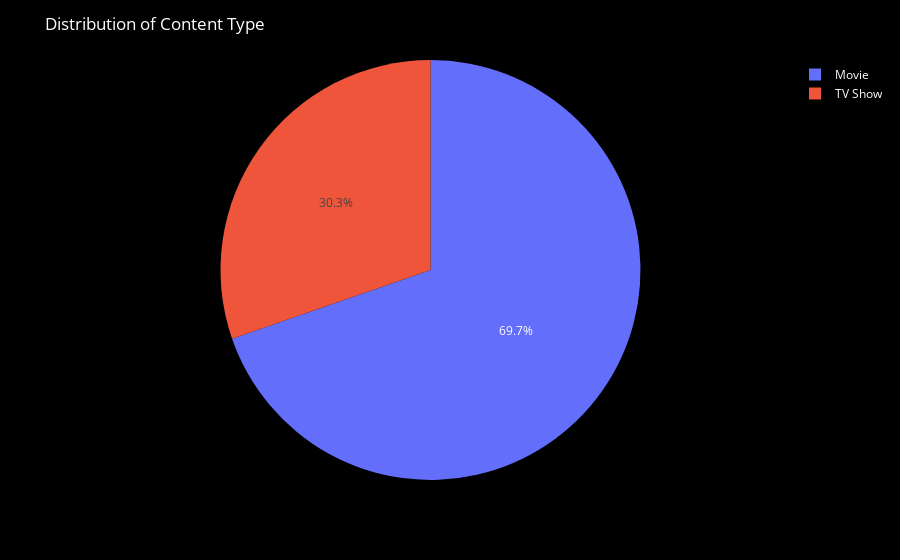

This figure's notebook cell:
### Code cell
fig = px.pie(df2, values=df2["type"].value_counts().values, names=df2["type"].value_counts().index)

fig.update_layout(title="Distribution of Content Type", plot_bgcolor='rgba(0,0,0,0)', paper_bgcolor='black', font=dict(color='white'))

fig.show()

### Figure 1 — Plotly figure (JSON) as saved in the notebook; plotly's stock layout.template omitted (floating-point values rounded to 4 significant figures)
{"data": [{"domain": {"x": [0, 1], "y": [0, 1]}, "hovertemplate": "label=%{label}<br>value=%{value}<extra></extra>", "labels": ["Movie", "TV Show"], "legendgroup": "", "name": "", "showlegend": true, "type": "pie", "values": [6126, 2664]}], "layout": {"font": {"color": "white"}, "legend": {"tracegroupgap": 0}, "margin": {"t": 60}, "paper_bgcolor": "black", "plot_bgcolor": "rgba(0,0,0,0)", "title": {"text": "Distribution of Content Type"}}}
